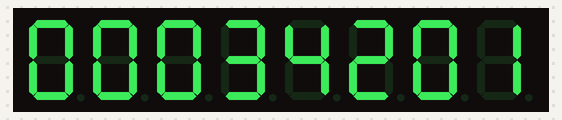
The program below on a simulated Raspberry Pi (BCM pin numbers). On the bench: 8-digit seven-segment display. The clock reads 2024-03-15 10:24:30 at power-on unless the program sets it.

Above: at 0.1 s.
At 4.1 s:
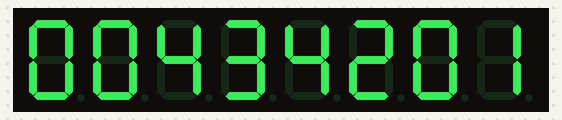
At 9.6 s:
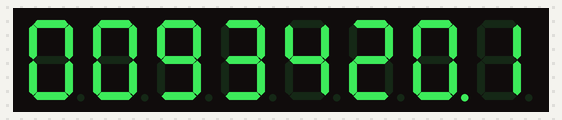
At 19.6 s:
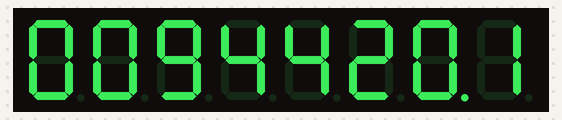
At 29.1 s:
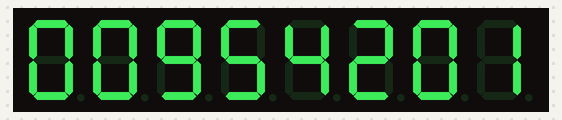
At 39.1 s:
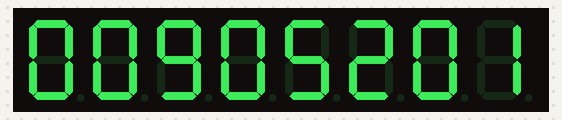

Measured:
- what the display in image 2 shows lasts 0.5 s, from 9.5 s to 10.0 s

The program:

symmetricom_raspberrypi_clock.py
```python
# (licence header left out)
"""
This small program uses a Raspberry Pi Zero W to drive the display portion
of a Symmetricom ND-4 display.

This replaces the processor board of the ND-4, and powers the Pi from the
internal ND-4 power supply. The original processor board simply drives a
MAX7219 which is conveniently on the power-supply board, to the processor
board just gets unplugged and the Pi connected instead.

The wiring is as follows:

ND-4  MAX7219  Function    Pi Pin
--------------------------------
VCC            VCC           2
GND            GND           6
PA0  CLK       SPI CLK(11)   23
PA1  LOAD/CS   SPI CE0(8)    24
PA2  DIN       MOSI(10)      19

All the hard work is done by Richard Hull's luma.led_matrix library from: https://github.com/rm-hull/luma.led_matrix
"""

from datetime import datetime
import time

from luma.core.interface.serial import spi, noop
from luma.core.render import canvas
from luma.core.virtual import sevensegment
from luma.led_matrix.device import max7219

# Setup the interface.
serial = spi(port=0, device=0, gpio=noop())
device = max7219(serial, cascaded=1)
seg = sevensegment(device)

# For some reason the LED display ignores the first octet.
# The colons are addressed with a period at position 8 in the string,
# and the "point" is at 3.
# For added entertainment, the digits are all reversed as well, so
# 17:28:31 is sent as "0013827.1"

while True:
  timestr = datetime.now().strftime('%H%M%S')
  # Reverse the time string
  revtimestr = timestr[::-1]
  paddedstr = "00" + revtimestr
  # ... and display it.
  seg.text = paddedstr

  # and now sleep around 1/2 second and redisplay with the colon on
  # to makke it "flash"
  time.sleep(0.5)
  # insert a period before last character (to get : on display)
  # Removed: add a period in spot 3 to get period to flash
  revtimestr = revtimestr[:5] + '.' + revtimestr[5:]
  paddedstr = "00" + revtimestr
  seg.text = paddedstr
  time.sleep(0.5)
```
